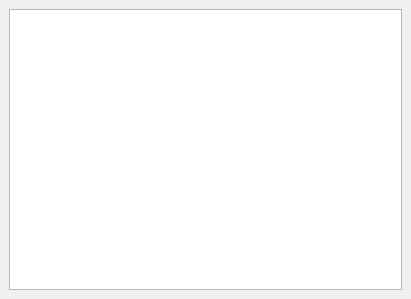
<?xml version="1.0" encoding="UTF-8"?>
<ui version="4.0">
 <class>ListOfMolecules</class>
 <widget class="QDockWidget" name="ListOfMolecules">
  <property name="geometry">
   <rect>
    <x>0</x>
    <y>0</y>
    <width>411</width>
    <height>299</height>
   </rect>
  </property>
  <property name="windowTitle">
   <string>Molecules</string>
  </property>
  <widget class="QWidget" name="dockWidgetContents">
   <layout class="QGridLayout" name="gridLayout">
    <item row="0" column="0">
     <widget class="QScrollArea" name="scrollArea">
      <property name="frameShadow">
       <enum>QFrame::Sunken</enum>
      </property>
      <property name="widgetResizable">
       <bool>true</bool>
      </property>
      <widget class="QWidget" name="scrollAreaWidgetContents">
       <property name="geometry">
        <rect>
         <x>0</x>
         <y>0</y>
         <width>391</width>
         <height>254</height>
        </rect>
       </property>
       <layout class="QHBoxLayout" name="horizontalLayout">
        <property name="spacing">
         <number>0</number>
        </property>
        <property name="leftMargin">
         <number>0</number>
        </property>
        <property name="topMargin">
         <number>0</number>
        </property>
        <property name="rightMargin">
         <number>0</number>
        </property>
        <property name="bottomMargin">
         <number>0</number>
        </property>
        <item>
         <widget class="QTreeView" name="system_tree">
          <property name="frameShape">
           <enum>QFrame::NoFrame</enum>
          </property>
          <property name="frameShadow">
           <enum>QFrame::Plain</enum>
          </property>
          <property name="editTriggers">
           <set>QAbstractItemView::NoEditTriggers</set>
          </property>
          <property name="selectionBehavior">
           <enum>QAbstractItemView::SelectRows</enum>
          </property>
         </widget>
        </item>
       </layout>
      </widget>
     </widget>
    </item>
   </layout>
  </widget>
 </widget>
 <resources/>
 <connections/>
</ui>
